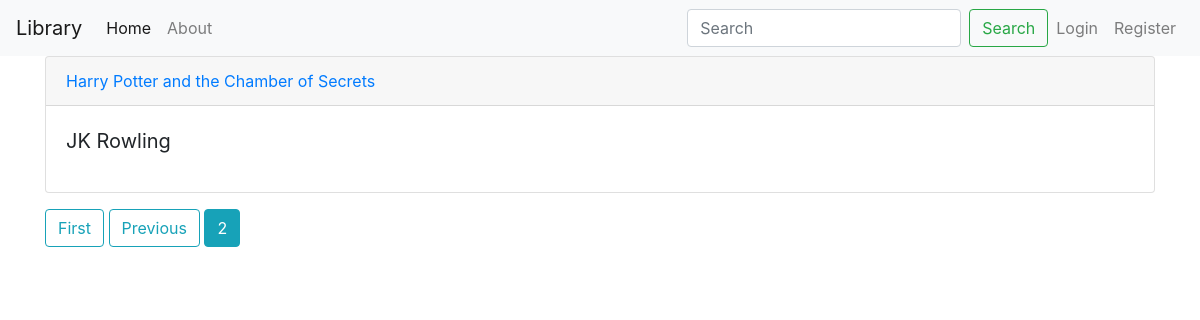
Before: /?page=2 with the older database file.
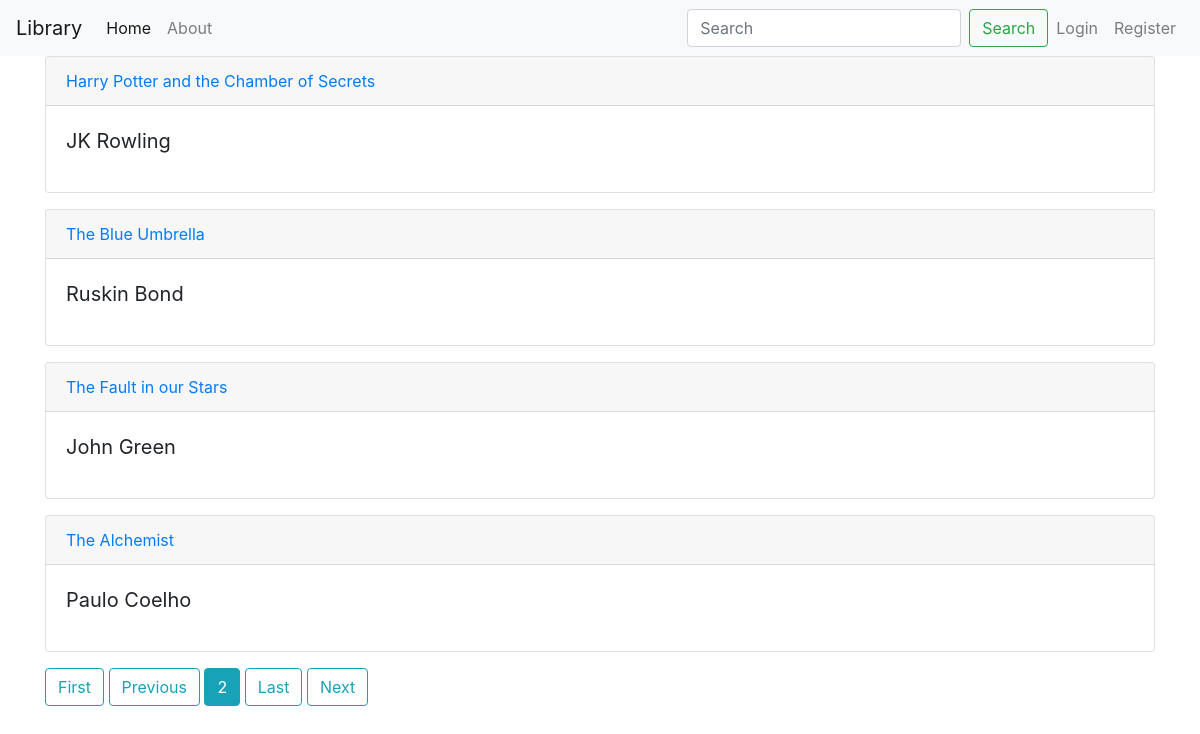
After: the same page with the newer database file.
### books/models.py (models this page shows, shortened)
class Book(models.Model):
    title           = models.CharField(max_length=100)
    author          = models.CharField(max_length=100)
    publication		= models.CharField(max_length=100)
    myuser          = models.ForeignKey( User,
                                            on_delete = models.CASCADE
                                        )

### books/views.py (the view)
# urls.py: path('', BookListView.as_view(), name='home'),
class BookListView(ListView):
	model = Book
	template_name = 'base.html'
	context_object_name = 'books'
	paginate_by = 4

### templates/base.html (shortened to what this page needs)
<!doctype html>
{% load static %}
<html lang="en">
<head>
    <link rel="stylesheet" href="https://stackpath.bootstrapcdn.com/bootstrap/4.5.0/css/bootstrap.min.css"
>
</head>
<body>
    <nav class="navbar navbar-expand-lg navbar-light bg-light">
        <a class="navbar-brand" href="#">Library</a>
        <div class="collapse navbar-collapse" id="navbarNavDropdown">
            <ul class="navbar-nav">
                <li class="nav-item active">
                    <a class="nav-link" href="{% url 'home' %}">Home <span class="sr-only">(current)</span></a>
                </li>
                <li class="nav-item">
                    <a class="nav-link" href="#">About</a>
                </li>
            </ul>
            <ul class="navbar-nav ml-auto">
                <form method="get" action="/search" class="form-inline my-2 my-lg-0">
                    <input name="query" id="query" class="form-control mr-sm-2" type="search" placeholder="Search" aria-label="Search">
                    <button class="btn btn-outline-success my-2 my-sm-0" type="submit">Search</button>
                </form>
                {% if user.is_authenticated %}
                <li class="nav-item">
                    <a class="nav-link" href="{% url 'book-create'%}">New Book</a>
                </li>
                <li class="nav-item">
                    <a class="nav-link" href="{% url 'profile' %}">Hi,{{user.username}}</a>
                </li>
                <li class="nav-item">
                    <a class="nav-link" href="{% url 'logout' %}">Logout</a>
                </li>
                {% else %}
                <li class="nav-item">
                    <a class="nav-link" href="{% url 'login' %}">Login</a>
                </li>
                <li class="nav-item">
                    <a class="nav-link" href="{% url 'register' %}">Register</a>
                </li>
                {% endif %}
            </ul>
        </div>
    </nav>
    <div class="container">
        {% for book in books %}
        <div class="card mb-3">
          <div class="card-header">
            <a href="{% url 'book-detail' book.id %}" title="">{{ book.title }}</a>
          </div>
          <div class="card-body">
            <blockquote class="blockquote mb-0">
              <p>{{book.author}}</p>
            </blockquote>
          </div>
        </div>
        {% endfor %}
        {% if is_paginated %}
            {% if page_obj.has_previous %}
                <a class="btn btn-outline-info mb-4" href="?page=1">First</a>
                <a class="btn btn-outline-info mb-4" href="?page={{ page_obj.previous_page_number }}">Previous</a>
            {% endif %}
            {% for num in page_obj.paginator.page_range %}
                {% if page_obj.number == num %}
                    <a class="btn btn-info mb-4" href="?page={{num}}">{{num}}</a>
                {% elif num > page_obj.number|add:'-3' and num > page_obj.number|add:'3' %}
                    <a class="btn btn-outline-info mb-4" href="?page={{num}}">{{num}}</a>
                {% endif %}
            {% endfor %}
            {% if page_obj.has_next %}
                <a class="btn btn-outline-info mb-4" href="?page={{ page_obj.paginator.num_pages }}">Last</a>
                <a class="btn btn-outline-info mb-4" href="?page={{ page_obj.next_page_number }}">Next</a>
            {% endif %}
        {% endif %}
    </div>
</body>
</html>

Changed rows visible on the page:
added Book: title "The Blue Umbrella", author "Ruskin Bond"
added Book: title "The Fault in our Stars", author "John Green"
added Book: title "The Alchemist", author "Paulo Coelho"
Other visible differences:
text now shown: "Last Next"
